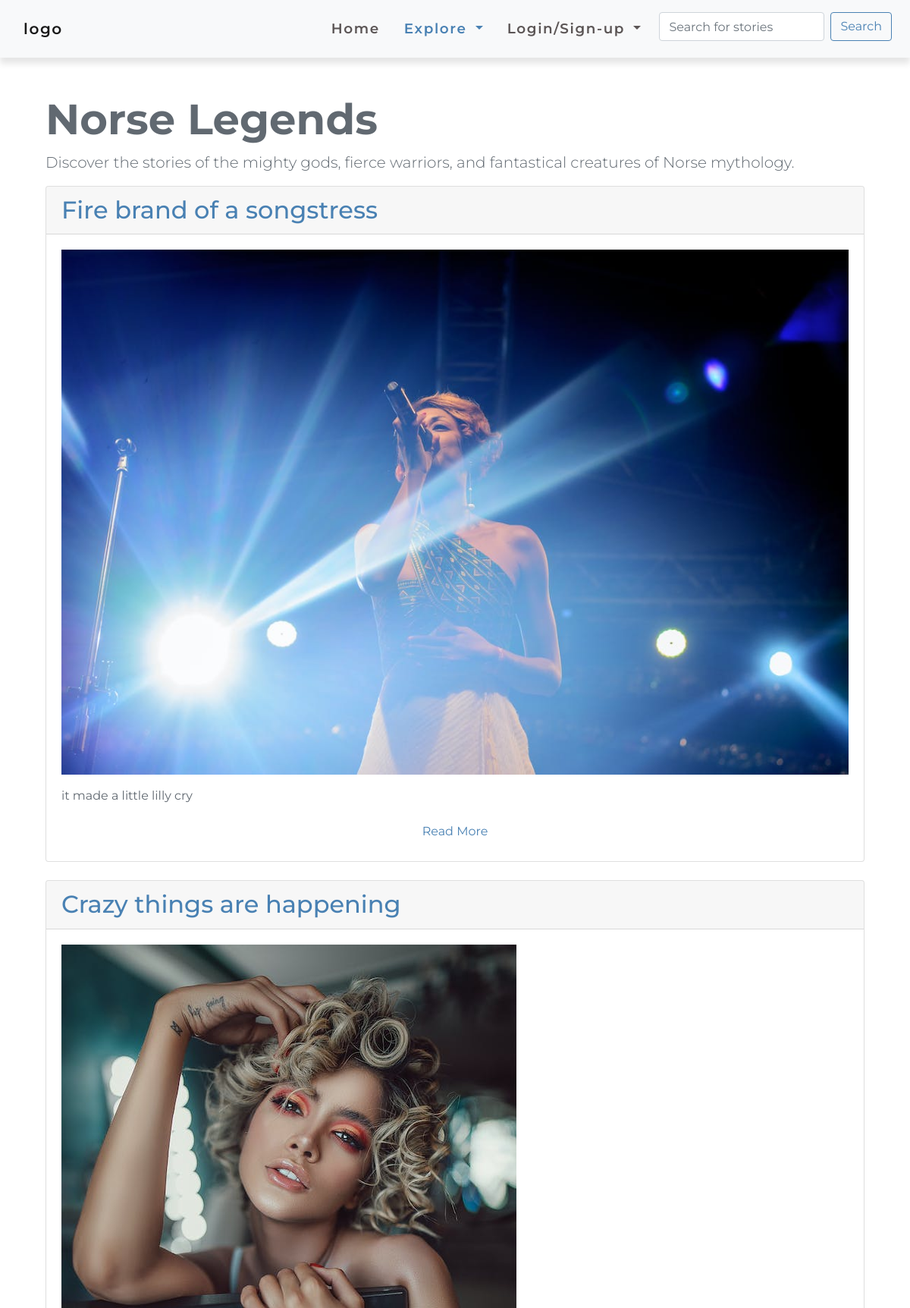
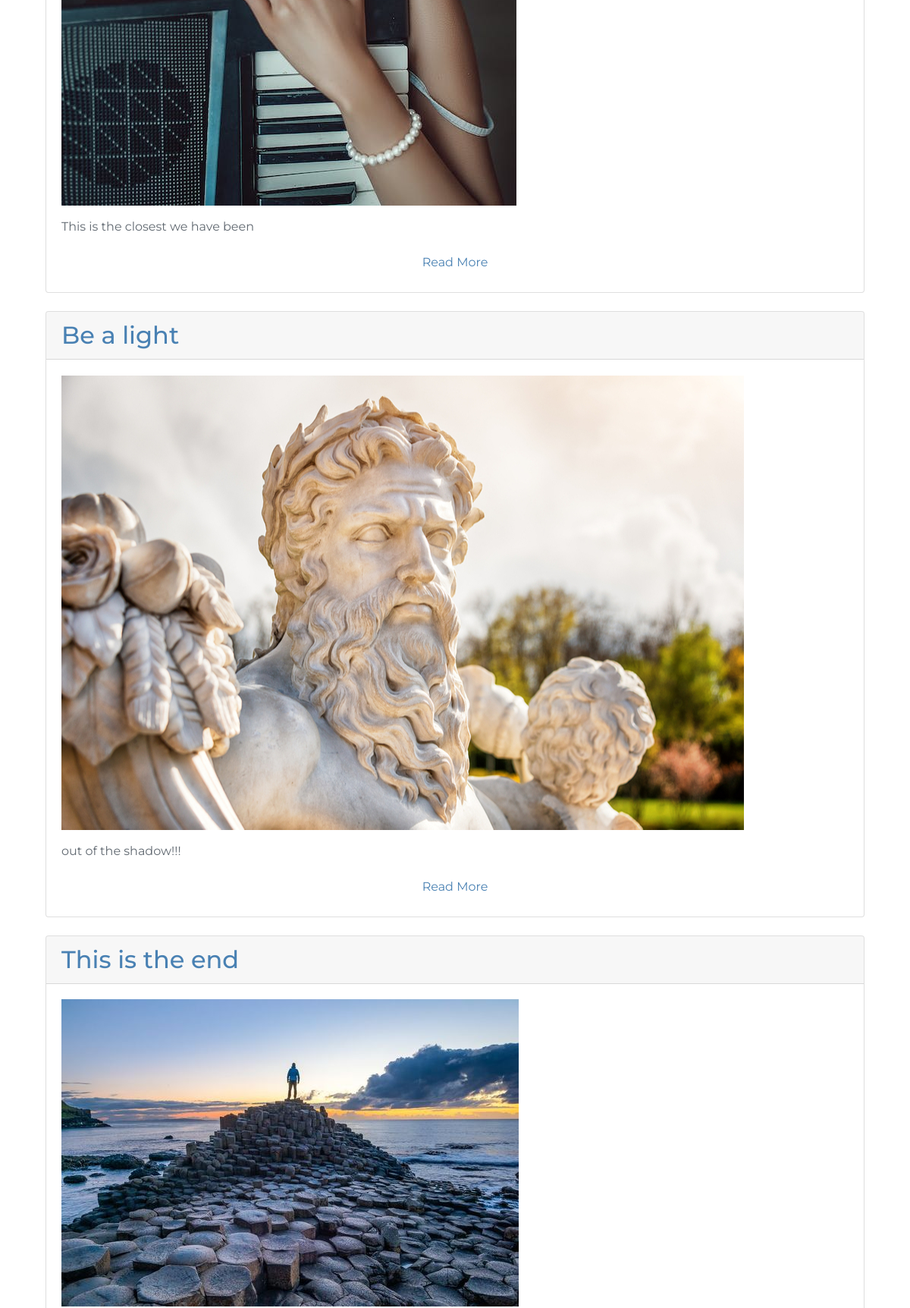
Screenshot of /legend_stories.php?category_id=2 (upper part) with the database file from the repository (2 pictures, top to bottom).
### tables this page shows
CREATE TABLE `legends` (
  `legend_id` int NOT NULL AUTO_INCREMENT,
  `name` varchar(255) NOT NULL,
  `description` text,
  `image_url` varchar(255) DEFAULT NULL,
  PRIMARY KEY (`legend_id`)
);

CREATE TABLE `stories` (
  `id` int NOT NULL AUTO_INCREMENT,
  `title` varchar(255) NOT NULL,
  `description` text NOT NULL,
  `content` text NOT NULL,
  `image_url` varchar(255) DEFAULT NULL,
  `continent_id` int NOT NULL,
  `legend_id` int DEFAULT NULL,
  `author_id` int NOT NULL,
  `created_at` timestamp NULL DEFAULT CURRENT_TIMESTAMP,
  `updated_at` timestamp NULL DEFAULT CURRENT_TIMESTAMP ON UPDATE CURRENT_TIMESTAMP,
  `views` int DEFAULT '0',
  `rating` decimal(10,1) DEFAULT '2.5',
  PRIMARY KEY (`id`),
  KEY `fk_legend` (`legend_id`),
  KEY `fk_author` (`author_id`),
  KEY `fk_continent` (`continent_id`),
  CONSTRAINT `fk_author` FOREIGN KEY (`author_id`) REFERENCES `users` (`id`) ON DELETE RESTRICT,
  CONSTRAINT `fk_continent` FOREIGN KEY (`continent_id`) REFERENCES `continents` (`continent_id`) ON DELETE RESTRICT,
  CONSTRAINT `fk_legend` FOREIGN KEY (`legend_id`) REFERENCES `legends` (`legend_id`) ON DELETE RESTRICT
);

### functions.php (called while the page is built, shortened)
<?php
include_once('./connection.php');
function get_user_details($details, $table, $condition = '', $order_by = '')
{
    global $conn;
    $sql = "SELECT $details FROM $table";
    if ($condition !== '') {
        $sql .= " WHERE $condition";
    }
    $stmt = $conn->prepare($sql);
    if (!$stmt) {
        echo 'statement failed!!!';
        echo "Error: " . $conn->error;
        return null;
    } else {
        if ($stmt->execute()) {
            $result = $stmt->get_result();
            return $result->fetch_all(MYSQLI_ASSOC);
        } else {
            echo "Error: " . $conn->error;
            return null;
        }
    }
}

### legend_stories.php (the view, shortened to what this page needs)
<?php
include_once('./connection.php');
include_once('./functions.php');
$legend_id = $_GET['category_id'] ?? '';
if ($legend_id) {
    $legend_stories = get_user_details("*", "stories", "legend_id = $legend_id");
    $legend_details = get_user_details("*", "legends", "legend_id = $legend_id");
    $legend_name = $legend_details[0]['name'];
    $legend_description = $legend_details[0]['description'];
}
$continent_id = $_GET['continent_id'] ?? '';
?>
<!DOCTYPE html>
<html lang="en">
<head>
    <link rel="stylesheet" href="./assets/css/bootstrap.min.css">
    <link rel="stylesheet" href="./assets/css/style.css">
</head>
<body>
    <header>
        <nav class="navbar bg-light navbar-light navbar-expand-lg">
            <div class="container">
                <a href="" class="navbar-brand">logo</a>
            </div>
            <div id="navbarResponsive" class="collapse navbar-collapse">
                <ul class="navbar-nav">
                    <li class="nav-item"><a href="index.php" class="nav-link">Home</a></li>
                    <li class="nav-item dropdown">
                        <a class="nav-link dropdown-toggle active" href="#" role="button" id="dropdownMenuLink" data-bs-toggle="dropdown" aria-expanded="false">
                            Explore
                        </a>
                    </li>
                    <li class="nav-item dropdown">
                        <?php if (isset($_SESSION['user_id']) || isset($_SESSION['admin_id'])) { ?>
                            <a class="nav-link dropdown-toggle" href="#" id="navbarDropdown" role="button" data-toggle="dropdown" aria-haspopup="true" aria-expanded="false">
                                Logout
                            </a>
                            <div class="dropdown-menu" aria-labelledby="navbarDropdown">
                                <?php if (isset($_SESSION['writer'])) { ?>
                                    <a class="dropdown-item" href="logout.php">Storyteller</a>
                                <?php } ?>
                                <?php if (isset($_SESSION['admin_id'])) { ?>
                                    <a class="dropdown-item" href="logout.php">Admin</a>
                                <?php } ?>
                                <?php if (isset($_SESSION['reader'])) { ?>
                                    <a class="dropdown-item" href="logout.php">Goodbye <?php echo $user_name ?></a>
                                <?php } ?>
                            </div>
                        <?php } else { ?>
                            <a class="nav-link dropdown-toggle" href="#" id="navbarDropdown" role="button" data-toggle="dropdown" aria-haspopup="true" aria-expanded="false">
                                Login/Sign-up
                            </a>
                        <?php } ?>
                    </li>
                    <li class="nav-item">
                        <form class="form-inline ml-auto flex-nowrap" method="POST" action="search_stories.php">
                            <input class="form-control mr-sm-2" id="search-input" name="search-input" type="search" placeholder="Search for stories" aria-label="Search">
                            <button class="btn btn-outline-primary my-2 my-sm-0" type="submit">Search</button>
                        </form>
                    </li>
                </ul>
            </div>
        </nav>
    </header>
    <div class="container mt-5">
        <div class="row justify-content-center">
            <?php
            if ($legend_id) { ?>
                <div class="col-md-12 mb-7">
                    <h1 class="display-4 font-weight-bold"><?php echo $legend_name; ?></h1>
                    <p class="lead"><?php echo nl2br($legend_description); ?></p>
                </div>
                <?php
                foreach ($legend_stories as $story) { ?>
                    <div class="col-md-12 mb-4">
                        <div class="card ">
                            <div class="card-header">
                                <h2 class="mb-0"><a href="view_story2.php?story_id=<?php echo $story['id']; ?>"><?php echo ucfirst($story['title']); ?></a></h2>
                            </div>
                            <div class="card-body">
                                <?php if (!empty($story['image_url'])) : ?>
                                    <img src="<?php echo $story['image_url']; ?>" class="img-fluid mb-3 " alt="<?php echo $story['title']; ?>">
                                <?php endif; ?>
                                <p class="card-text"><?php echo nl2br($story['description']); ?></p>
                                <a href="view_story2.php?story_id=<?php echo $story['id']; ?>" class="btn btn-block">Read More</a>
                            </div>
                        </div>
                    </div>
                <?php }
            }
            ?>
        </div>
</body>
</html>

### assets/css/style.css (style rules this page uses)
body { overflow-x: hidden; font-family: 'Montserrat', sans-serif; color: #616971; }
.navbar { font-size: 1.15rem; font-weight: 600; letter-spacing: 0.1rem; box-shadow: 0 .5rem .5rem rgba(0, 0, 0, .1); z-index: 10000 !important; }
.nav-item { padding: .5rem; }
.nav-link { color: #5b5555!important; }
.nav-link.active, .nav-link:hover { color: #4981b3 !important; }
.btn-outline-primary { color: #4981b3; border-color: #4981b3; }
.card a { text-decoration: none; color: #4981b3; }
.row, .container-fluid { margin-left: 0px !important; margin-right: 0px !important; }

### rows the page displays
legends: name "Norse Legends", description "Discover the stories of the mighty gods, fierce warriors, and fantastical creatures of Norse mythology."
stories: title "Fire brand of a songstress", image_url (picture), description "it made a little lilly cry"
stories: title "Crazy things are happening", image_url (picture), description "This is the closest we have been"
stories: title "Be a light", image_url (picture), description "out of the shadow!!!"
stories: title "This is the end", image_url (picture)
